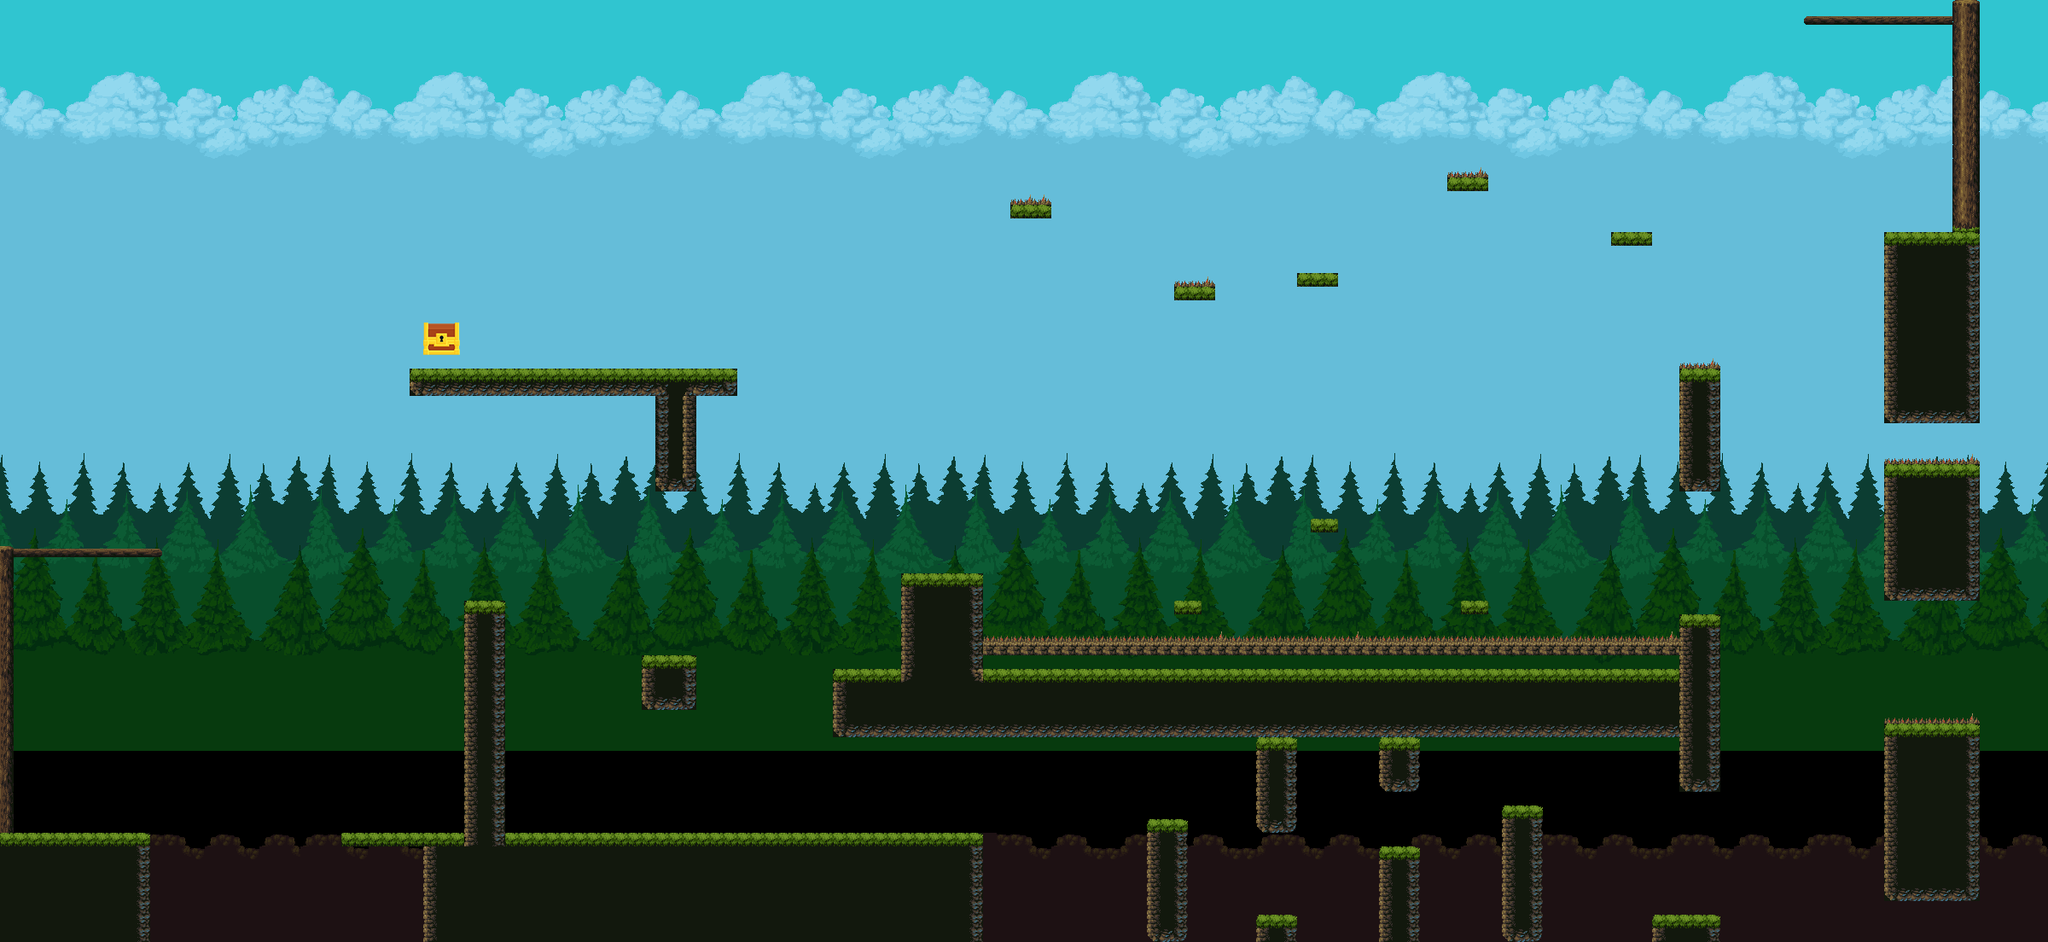

A 2D game scene composited from a Tiled map and its tileset images. What follows is a short description and the map's XML, with each tile layer's data collapsed to a summary:
An orthogonal 150x69 tile map with 16x16 px tiles, 6 tile layers (SKY, FAR_TREES, MEDIUM_TREES, CLOSE_TREES, ...), 1 hidden layer not drawn, 10 tilesets and 68 objects (33x Floor, 18x Coin, 9x Death, 4x EnemyL, 2x EnemyF, ...).

<map version="1.2" tiledversion="1.2.4" orientation="orthogonal" renderorder="right-down" width="150" height="69" tilewidth="16" tileheight="16" infinite="0" nextlayerid="11" nextobjectid="132">
 <properties>
  <property name="music" value="audio/music/loop.ogg" />
  <property name="speed" type="float" value="1" />
 </properties>
 <tileset firstgid="1" name="Backgroud1" tilewidth="16" tileheight="16" spacing="1" margin="1" tilecount="286" columns="22">
  <image source="Backgroud1.png" width="384" height="224" />
 </tileset>
 <tileset firstgid="287" name="Backgroud2" tilewidth="16" tileheight="16" spacing="1" margin="1" tilecount="286" columns="22">
  <image source="Backgroud2.png" width="384" height="224" />
 </tileset>
 <tileset firstgid="573" name="Backgroud3" tilewidth="16" tileheight="16" spacing="1" margin="1" tilecount="286" columns="22">
  <image source="Backgroud3.png" width="384" height="224" />
 </tileset>
 <tileset firstgid="859" name="Assets" tilewidth="16" tileheight="16" tilecount="675" columns="25">
  <image source="Assets.png" width="400" height="432" />
  <terraintypes>
   <terrain name="New Terrain" tile="57" />
  </terraintypes>
  <tile id="105" terrain="0,0,0,0" />
  <tile id="106" terrain="0,0,0,0" />
  <tile id="107" terrain="0,0,0,0" />
  <tile id="130" terrain="0,0,0,0" />
  <tile id="131" terrain="0,0,0,0" />
  <tile id="132" terrain="0,0,0,0" />
  <tile id="139" terrain="0,0,0,0" />
  <tile id="155" terrain="0,0,0,0" />
  <tile id="156" terrain="0,0,0,0" />
  <tile id="157" terrain="0,0,0,0" />
 </tileset>
 <tileset firstgid="1534" name="Backgroud1" tilewidth="16" tileheight="16" tilecount="336" columns="24">
  <image source="Backgroud1.png" width="384" height="224" />
 </tileset>
 <tileset firstgid="1870" name="Backgroud2" tilewidth="16" tileheight="16" tilecount="336" columns="24">
  <image source="Backgroud2.png" width="384" height="224" />
 </tileset>
 <tileset firstgid="2206" name="Backgroud3" tilewidth="16" tileheight="16" tilecount="336" columns="24">
  <image source="Backgroud3.png" width="384" height="224" />
 </tileset>
 <tileset firstgid="2542" name="Nuvens" tilewidth="16" tileheight="16" tilecount="336" columns="24">
  <image source="Nuvens.png" width="384" height="224" />
 </tileset>
 <tileset firstgid="2878" name="Chest1 Image1 x0.5" tilewidth="43" tileheight="38" tilecount="1" columns="1">
  <image source="Chest1 Image1 x0.5.png" width="43" height="38" />
 </tileset>
 <tileset firstgid="2879" name="walk" tilewidth="16" tileheight="16" tilecount="1" columns="1">
  <image source="walk.png" width="16" height="16" />
 </tileset>
 <layer id="1" name="SKY" width="150" height="69">
  <properties>
   <property name="speed" type="float" value="0.1" />
  </properties>
  <data>[10350 cells, 5850 non-empty, 336 distinct tile ids]</data>
 </layer>
 <layer id="9" name="FAR_TREES" width="150" height="69">
  <properties>
   <property name="speed" type="float" value="0.2" />
  </properties>
  <data>[10350 cells, 2034 non-empty, 265 distinct tile ids]</data>
 </layer>
 <layer id="3" name="MEDIUM_TREES" width="150" height="69">
  <properties>
   <property name="speed" type="float" value="0.3" />
  </properties>
  <data>[10350 cells, 2250 non-empty, 265 distinct tile ids]</data>
 </layer>
 <layer id="4" name="CLOSE_TREES" width="150" height="69">
  <properties>
   <property name="speed" type="float" value="0.4" />
  </properties>
  <data>[10350 cells, 2835 non-empty, 306 distinct tile ids]</data>
 </layer>
 <layer id="5" name="BACKGROUND" width="150" height="69">
  <properties>
   <property name="speed" type="float" value="1" />
  </properties>
  <data>[10350 cells, 2089 non-empty, 11 distinct tile ids]</data>
 </layer>
 <layer id="6" name="LEVEL" width="150" height="69">
  <properties>
   <property name="speed" type="float" value="1" />
  </properties>
  <data>[10350 cells, 712 non-empty, 36 distinct tile ids]</data>
 </layer>
 <objectgroup id="7" name="COLLIDERS">
  <object id="1" name="Win" x="481.337" y="-56.532" width="56.8265" height="487.064" />
  <object id="2" name="Start" x="81.614" y="947.864" width="5.27116" height="5.27116" />
  <object id="3" name="Floor" x="-0.764667" y="976.173" width="175.832" height="127.139" />
  <object id="4" name="Floor" x="543.084" y="703.097" width="48.1653" height="401.139" />
  <object id="11" name="Floor" x="975.084" y="784.472" width="991.877" height="79.6921" />
  <object id="13" name="Floor" x="1056.83" y="671.222" width="95.582" height="113.351" />
  <object id="14" name="Floor" x="1376.33" y="703.16" width="31.495" height="15.5343" />
  <object id="21" name="Floor" x="1935.58" y="1075.93" width="82.586" height="30.807" />
  <object id="22" name="Floor" x="2207.89" y="847.869" width="111.677" height="207.716" />
  <object id="23" name="Floor" x="2207.98" y="544.196" width="111.995" height="160.284" />
  <object id="26" name="Floor" x="2208.5" y="272.233" width="111.995" height="224.409" />
  <object id="27" name="Floor" x="1967.34" y="720.795" width="47.6617" height="206.742" />
  <object id="28" name="Floor" x="1968.34" y="431.796" width="47.3283" height="143.864" />
  <object id="29" name="Floor" x="1888.5" y="271.796" width="46.495" height="15.909" />
  <object id="31" name="Floor" x="1696.69" y="208.106" width="46.495" height="15.909" />
  <object id="33" name="Floor" x="1376.5" y="336.379" width="46.495" height="15.909" />
  <object id="34" name="Floor" x="1184.09" y="239.379" width="46.495" height="15.909" />
  <object id="36" name="Floor" x="768.086" y="448.561" width="48.37" height="127.56" />
  <object id="37" name="Floor" x="478.086" y="432.379" width="385.162" height="33.2423" />
  <object id="39" name="Floor" x="399.751" y="976.131" width="95.6874" height="15.7225" />
  <object id="40" name="Floor" x="752.116" y="768.566" width="63.495" height="62.9888" />
  <object id="41" name="Death" x="1699.38" y="198.587" width="41.62" height="9.534" />
  <object id="42" name="Floor" x="1521.75" y="319.545" width="46.495" height="15.909" />
  <object id="45" name="Death" x="1378.95" y="326.188" width="41.62" height="9.534" />
  <object id="46" name="Death" x="1186.43" y="229.778" width="41.62" height="9.534" />
  <object id="56" name="Floor" x="1536.09" y="608.566" width="31.495" height="15.5343" />
  <object id="58" name="Floor" x="-0.329302" y="641.473" width="17.6058" height="334.629" />
  <object id="59" name="Floor" x="17.8905" y="641.125" width="175.522" height="12.3685" />
  <object id="60" name="Floor" x="1711.42" y="702.733" width="31.495" height="15.5343" />
  <object id="81" name="Floor" x="1344.17" y="959.199" width="47.498" height="145.238" />
  <object id="82" name="Floor" x="1472.03" y="864.063" width="47.8313" height="109.571" />
  <object id="83" name="Floor" x="1472.58" y="1072.05" width="47.8313" height="32.071" />
  <object id="84" name="Floor" x="1616.33" y="864.256" width="47.8313" height="63.7377" />
  <object id="85" name="Floor" x="1616.75" y="993.214" width="47.8313" height="111.071" />
  <object id="87" name="Floor" x="1760.08" y="943.547" width="47.8313" height="160.571" />
  <object id="88" name="Floor" x="495.918" y="975.381" width="657.498" height="128.571" />
  <object id="89" name="Death" x="1152.4" y="742.441" width="814.287" height="9.534" />
  <object id="90" name="Death" x="2208.34" y="836.203" width="111.438" height="11.8976" />
  </objectgroup>
 <objectgroup id="8" name="ENTITIES">
  <!-- 9 objects omitted --></objectgroup>
 <layer id="10" name="NAVIGATION" width="150" height="69" visible="0">
  <properties>
   <property name="draw" type="bool" value="false" />
   <property name="navigation" type="bool" value="true" />
   <property name="speed" type="float" value="1" />
  </properties>
  <data>[10350 cells, 1562 non-empty, 1 distinct tile ids]</data>
 </layer>
</map>
<!-- 30 of 68 objects omitted -->
